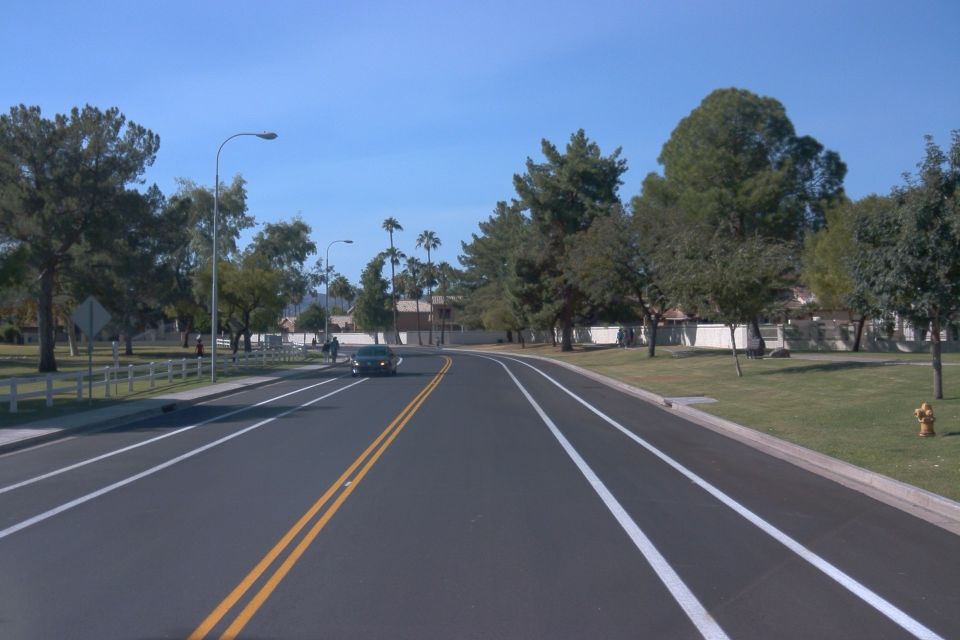
//> input picture csrc/a.jpg, 1920 x 1280 px (shown at 1/2 size)
$ ./main   (built with g++ and OpenCV 4)
//> lines starting //> are read from the running program, lines starting //| are printed output that depends on the picture
#include <math.h>
#include <iostream>
#include <chrono>
#include "Eigen/Eigen"

#include "opencv2/opencv.hpp"
#include "opencv2/core.hpp"

using namespace std;

namespace os::gigo::d3 {

  const double pi = 3.1415926535897932385;

  struct CamParamMini {
    double fx, fy, cx, cy;
    double pose_tx, pose_ty, pose_tz;
    double qx, qy, qz, qw;
    double yaw, pitch, roll;
    int image_width, image_height;
  };

  inline Eigen::Matrix3d R_from_quaternion(double x, double y, double z, double w) {
    Eigen::Quaterniond q;
    q.x() = x;
    q.y() = y;
    q.z() = z;
    q.w() = w;
    return q.normalized().toRotationMatrix();
  }

  inline Eigen::Matrix3d R_matrix(const double yaw, const double pitch, const double roll) {
    auto y = yaw / 180 * pi;
    auto p = pitch / 180 * pi;
    auto r = roll / 180 * pi;
    Eigen::Matrix3d Rz;
    Rz << cos(y), -sin(y), 0, sin(y), cos(y), 0, 0, 0, 1;
    Eigen::Matrix3d Ry;
    Ry << cos(p), 0, sin(p), 0, 1, 0, -sin(p), 0, cos(p);
    Eigen::Matrix3d Rx;
    Rx << 1, 0, 0, 0, cos(r), -sin(r), 0, sin(r), cos(r);
    return Rz * Ry * Rx;
  }


  inline Eigen::Matrix3d K_matrix(const CamParamMini &p) {
    Eigen::Matrix3d K;
    K << p.fx, 0, p.cx, 0, p.fy, p.cy, 0, 0, 1;
    return K;
  }

  // Project 3D points to image by pinhole camera model.
  std::vector<cv::Point2f>
  PersMapping(Eigen::Matrix<double, 3, 15> p3d, Eigen::Matrix3d P, Eigen::Matrix<double, 3, 1> T) {
    std::vector<cv::Point2f> pts;
    auto p3cam = p3d.colwise() - T; // 3 x 15  - 3 x 1 -> 3 x 15
    auto p2d = P * p3cam; // 3 x 3 @ 3x15 -> 3x15
    for (int i = 0; i < 15; ++i) {
      auto u = p2d(0, i);
      auto v = p2d(1, i);
      auto z = p2d(2, i);
      pts.push_back({static_cast<float >(u / z), static_cast<float >(v / z)});
    }
    return pts;
  }


  cv::Mat
  calc_vcam_matrix(const CamParamMini &src_cam_params, const CamParamMini &dst_cam_params, double height = -0.393) {
    // 4 points are enough. Here we choose 15 points.
    Eigen::Matrix<double, 15, 3> pts3d;
    pts3d << 10, 0, height, 7 + 2., -1, height,
      80, 0, height, 80, -8, height, 80, 8, height,
      30, 0, height, 30, -8, height, 30, 8, height,
      10, 0, height, 10, -8, height, 10, 8, height,
      10, -4, height, 10, 4, height,
      12, -2, height, 12, 2, height;
    auto pts3d_T = pts3d.transpose();
    auto Rs = R_from_quaternion(src_cam_params.qx, src_cam_params.qy, src_cam_params.qz, src_cam_params.qw);
    auto Rd = R_from_quaternion(dst_cam_params.qx, dst_cam_params.qy, dst_cam_params.qz, dst_cam_params.qw);
    Eigen::Matrix<double, 3, 1> Ts;
    Ts << src_cam_params.pose_tx, src_cam_params.pose_ty, src_cam_params.pose_tz;
    Eigen::Matrix<double, 3, 1> Td;
    Td << dst_cam_params.pose_tx, dst_cam_params.pose_ty, dst_cam_params.pose_tz;

    auto Ks = K_matrix(src_cam_params);
    auto Kd = K_matrix(dst_cam_params);

    auto Ps = (Rs * Ks.inverse()).inverse();
    auto Pd = (Rd * Kd.inverse()).inverse();

    auto pts_src = PersMapping(pts3d_T, Ps, Ts);
    auto pts_dst = PersMapping(pts3d_T, Pd, Td);

    auto h = cv::findHomography(pts_src, pts_dst);

    return h;
  }

  class VirtualCamera {
  public:
    VirtualCamera() = delete;

    VirtualCamera(const CamParamMini std_cam) {
      this->std_cam_ = std_cam;
      this->std_size = cv::Size(std_cam.image_width, std_cam.image_height);
    }

    void set_src_cam(const CamParamMini cam, double height = -0.393) {
      this->h_ = calc_vcam_matrix(cam , this->std_cam_, height = height);
    }

    cv::Mat transform(cv::Mat original_img) {
      cv::Mat output;
      cv::warpPerspective(original_img, output, this->h_, this->std_size, 0);
      return output;
    }

  private:
    CamParamMini std_cam_;
    cv::Mat h_;
    cv::Size std_size;
  };
}

int main() {
  float stride = 3.75;
  float std_stride = 1.875;

  // Uncomment this line if you need single-thread.
  // cv::setNumThreads(1);


  // Settings of Virtual Camera
  os::gigo::d3::CamParamMini std_cam
    {1948.3936767578125 / std_stride, 1957.3106689453125 / std_stride, 962.94580078125 /  std_stride, 559.2073974609375 / std_stride,
     2.1791250705718994, 0.0012771482579410076, 1.0726985931396484,
     -0.4864780008792877, 0.4880296289920807, -0.5088465809822083, 0.5159858465194702,
     1.5563105, -3.1311595, 1.6163771,
     static_cast<int>(3840 / 2 / std_stride), static_cast<int>(2160 / 2/ std_stride)
    };

  // Settings of Real Camera
  os::gigo::d3::CamParamMini src_cam{
    3807.4036 / stride, 3822.3098 / stride, 1903.5006 / stride, 1147.8899 / stride,
    2.187498, -0.009653946, 1.015064,
    -0.48510775, 0.4893328, -0.5197188, 0.5050903,
    1.5516857, -3.1316676, 1.621268,
    static_cast<int>(3840 / stride), static_cast<int>(2160 / stride)
  };

  cout << "Loading image" <<endl;
  auto src_img = cv::imread("a.jpg");
//> src_img is the input picture: 1280 rows x 1920 cols, CV_8UC3; mean B, G, R 127.4, 106.7, 92.1

  using timer = chrono::high_resolution_clock;

  cv::resize(src_img, src_img, cv::Size(3840 / stride, 2160 / stride));
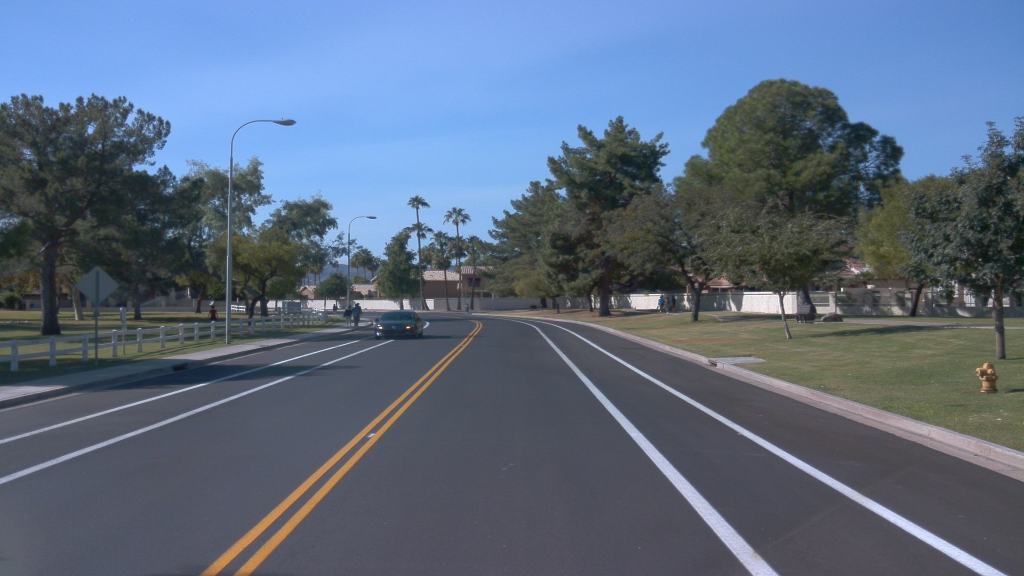
//> src_img: 576 rows x 1024 cols, CV_8UC3; mean B, G, R 127.3, 106.6, 92
  cv::Size dst_size{src_cam.image_width, src_cam.image_height};

  cv::Mat output;

  // Establishing Virtual Camera
  os::gigo::d3::VirtualCamera vc(std_cam);
  vc.set_src_cam(src_cam);


  auto times = 1000;

  // Warm up
  cout << "Warm Up...." <<endl;

  auto s = timer::now();
  for (auto i = 0; i < times; ++i) {
    output = vc.transform(src_img);
  }
//> this loop made 1000 passes
//> pass 1, in transform, `cv::warpPerspective(original_img, output, this->h_, this->std_size, 0);`:
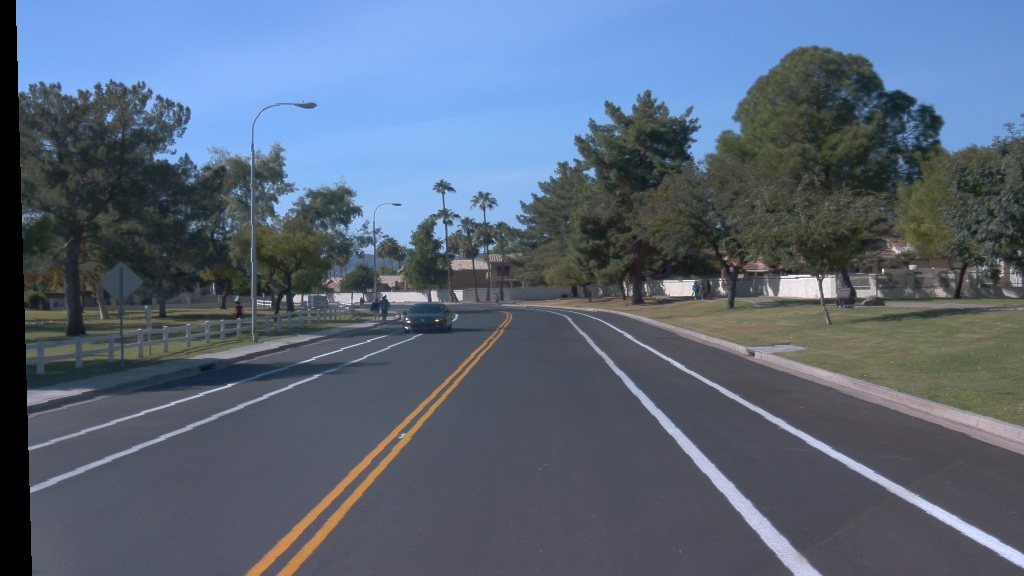
//> output: 576 rows x 1024 cols, CV_8UC3; mean B, G, R 120.4, 102.2, 89
  auto e = timer::now();
  cout << std::chrono::duration_cast<std::chrono::milliseconds>(e - s).count() << "ms @" << times << "times" << endl;
  cout << "Warm Up.... DONE" <<endl;

  s = timer::now();
  for (auto i = 0; i < times; ++i) {
//> (the run ends here: the time limit is reached, at `cv::warpPerspective(original_img, output, this->h_, this->std_size, 0);`)
